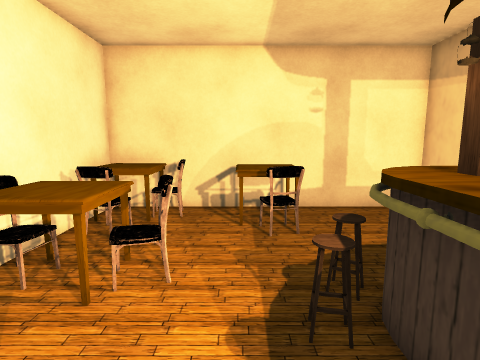
View 1 (above)

12 first-person views from a walk through a scene from a Unity 3-D project. The camera is 1.3 m above the floor, tilts 8° down and sees 80° across. The floor is counted in squares, 0.5 m on a side. Each view is taken from the middle of a square. On the plan, view 1 faces up. The plan holds only what a view shows up to about 19 squares ahead; the rest is blank. Some animated figures are not drawn.

View 2
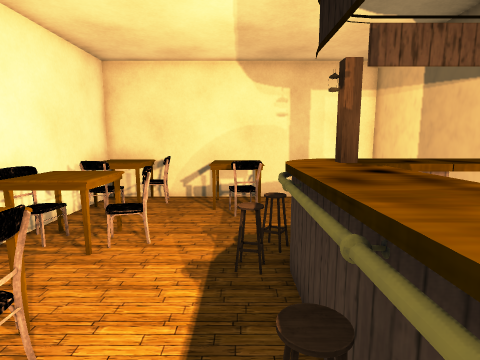

View 3
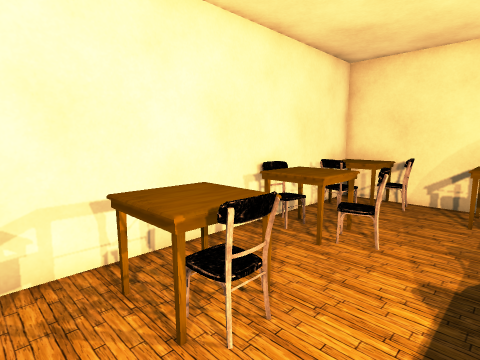

View 4
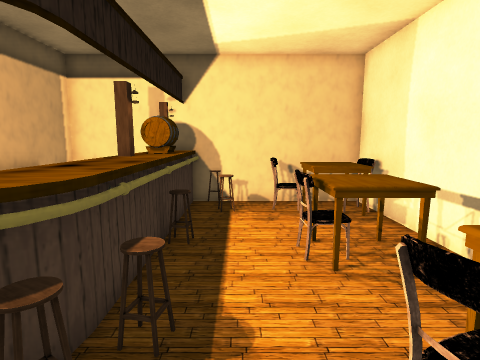

View 5
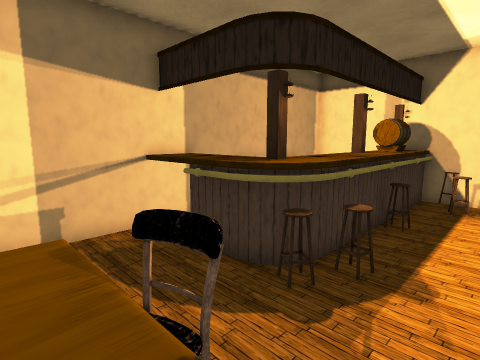

View 6
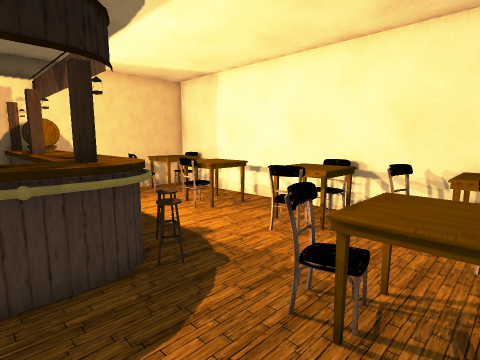

View 7
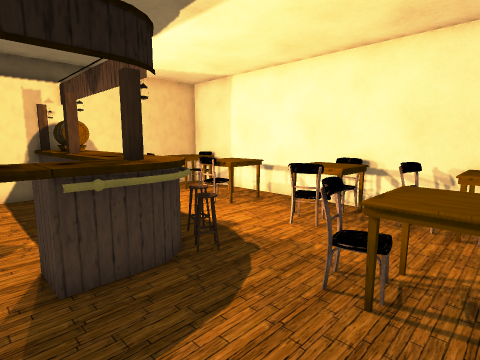

View 8
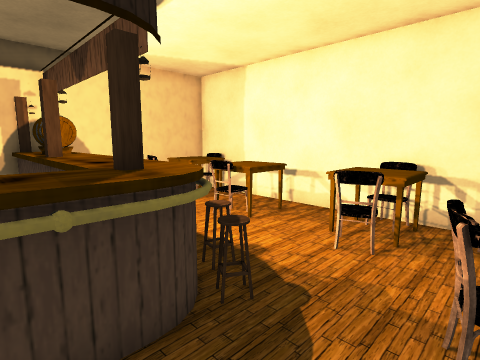

View 9
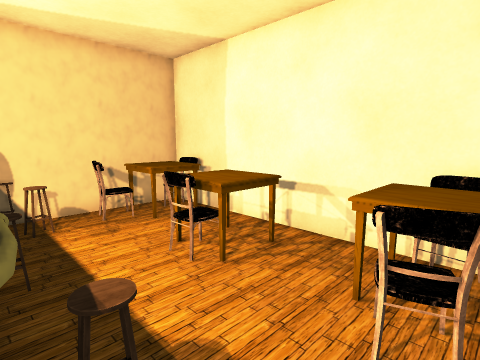

View 10
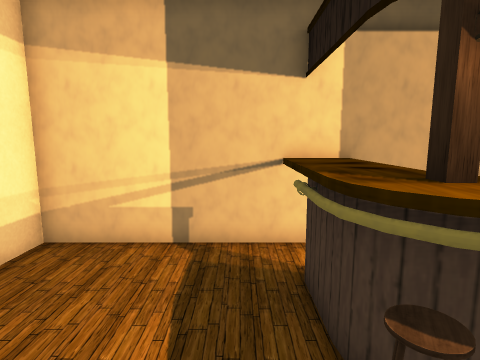

View 11
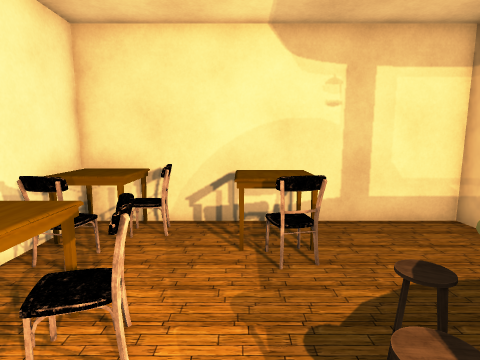

View 12
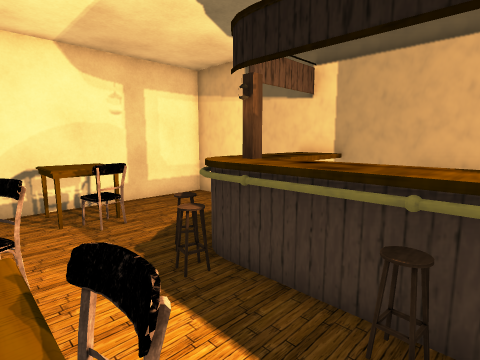

### Floor plan
Key: @ floor where view 1 was taken; # wall or solid block; x gap in a wall; . main floor; : floor 0.5 m higher than the main floor; = window, fence, low wall or low ledge; ^ raised ledge; T table; C chair; S stool; O other object.
Columns run from 5 left of view 1 to 7 right of it. Each row starts with its distance up from view 1.
 11 #############
 10 #TTC.TTT....#
  9 #TT..TTT....#
  8 #O...TCC....#
  7 #C....C.....#
  6 #TTC........#
  5 CTT:C..S==x.#
  4 #TTT..S##^^^^
  3 #.....S#^####
  2 #TTT...=^
  1 #TTTC..=^
  0 #TTTC@S#^
 -1 #......=^
 -2 #TT....##
 -3 #TTT.SS##
 -4 OTT:CSS#
 -5 ######O#

Positions as (right, up) in squares from view 1, and headings:
1: (0, 0), facing up
2: (1, -2), facing up
3: (1, -2), facing up-left
4: (0, 7), facing down
5: (-1, 9), facing down-right
6: (5, 10), facing down-left
7: (6, 10), facing down-left
8: (5, 8), facing down-left
9: (2, 6), facing down-left
10: (0, 6), facing right
11: (0, 2), facing up
12: (-2, -1), facing up-right
